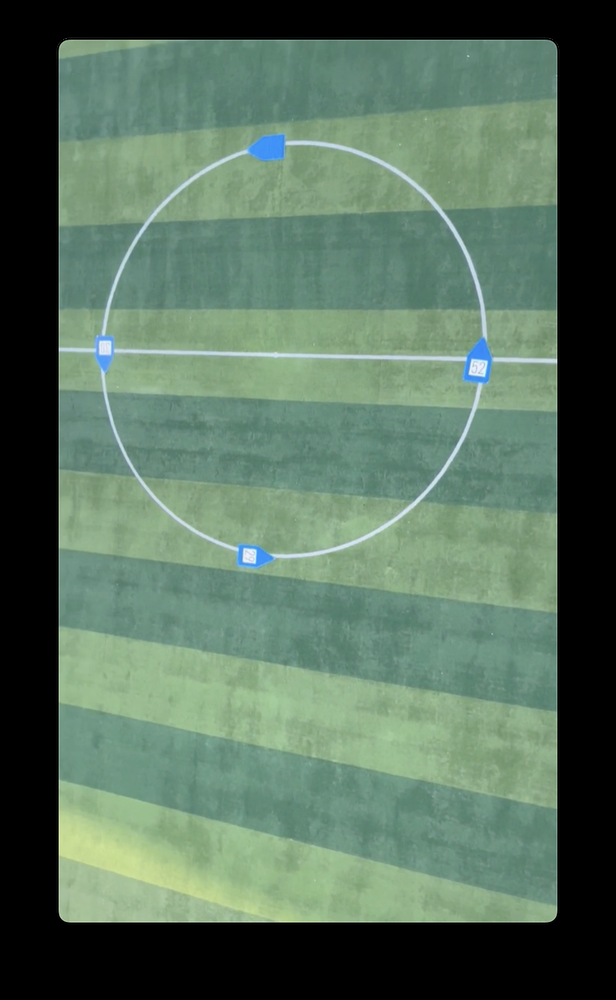
#> input picture python/entry_test/real_tar.png, 616 x 1000 px, shrunk from 1176 x 1910 before the run, found by its file name
$ python dP_photo.py
#> lines starting #> are read from the running program, lines starting #| are printed output that depends on the picture; after the words box and inside, x2 and y2 are one past the last pixel; in counts of white or black regions, pixels touching at a corner belong together
import cv2 as cv
import numpy as np

# 定义图片文件路径
image_path = 'real_tar.png'  # 替换为您的图片文件路径

# 读取图片
frame = cv.imread(image_path)
#> frame is the input picture: shape (1000, 616, 3); mean B, G, R 93, 111.1, 86.9

# 检查图片是否成功读取
if frame is None:
    print("Failed to load image")
    exit()

# 将 BGR 图像转换为 HSV 图像
hsv = cv.cvtColor(frame, cv.COLOR_BGR2HSV)
#> hsv: shape (1000, 616, 3); mean H, S, V 48.3, 44.7, 111.5

# 定义蓝色的 HSV 阈值
lower_blue = np.array([100, 50, 90])
upper_blue = np.array([140, 200, 255])

# 创建蓝色的掩码
mask = cv.inRange(hsv, lower_blue, upper_blue)
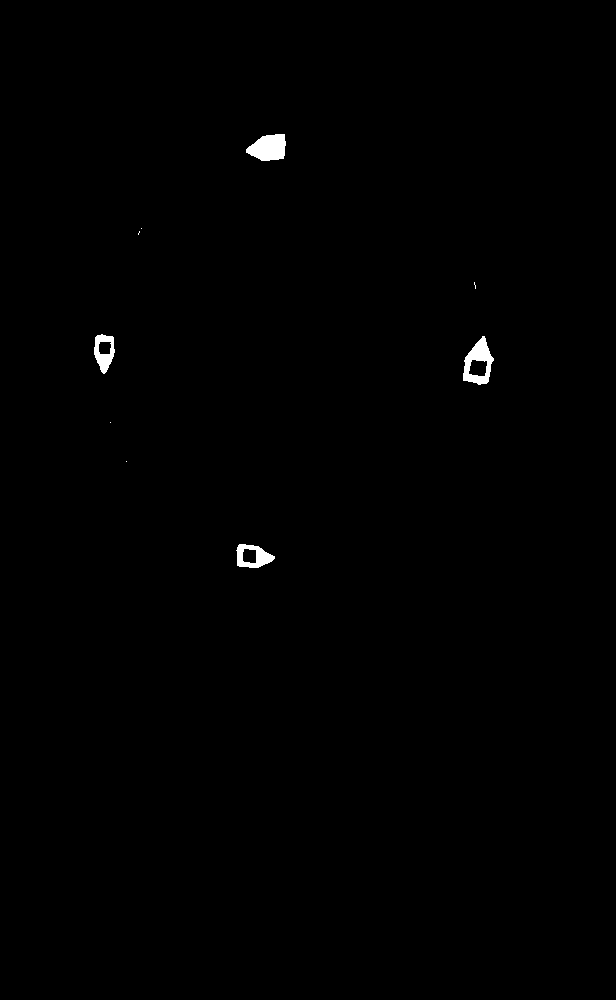
#> mask: shape (1000, 616); 0.42% white; 9 white regions (5 under 20 px), largest, box (x1, y1, x2, y2) and area: (246, 134, 286, 161) 803, (463, 336, 494, 385) 762, (236, 544, 275, 568) 514, (94, 334, 115, 374) 468

# 对原图像和掩码进行位运算
res = cv.bitwise_and(frame, frame, mask=mask)

# 应用 Canny 边缘检测
edges = cv.Canny(mask, 100, 200)
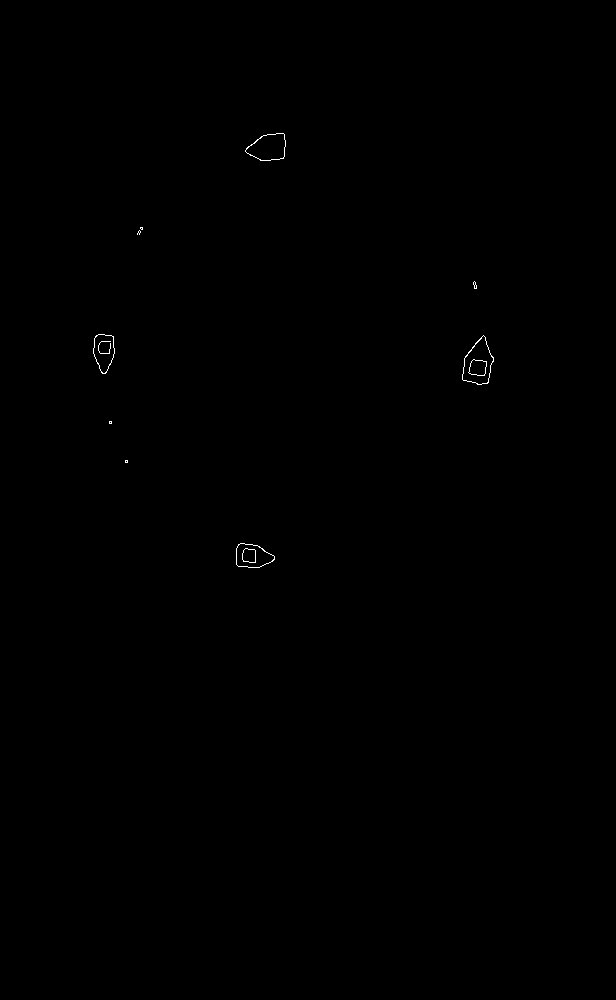
#> edges: shape (1000, 616); 0.1% white in thin lines or dots, all inside (x1, y1, x2, y2) = (93, 133, 494, 568)

# 将边缘图与原图合并，以便在原图上显示边缘
edges_bgr = cv.cvtColor(edges, cv.COLOR_GRAY2BGR)
result_with_edges = cv.addWeighted(frame, 1, edges_bgr, 1, 0)

# 查找轮廓
contours, _ = cv.findContours(mask, cv.RETR_EXTERNAL, cv.CHAIN_APPROX_SIMPLE)
#> contours = 9 contours, 5 with area under 20; largest, box (x1, y1, x2, y2) and area: (463, 336, 494, 385) 935, (246, 134, 286, 161) 751, (236, 544, 275, 568) 630, (94, 334, 115, 374) 554

# 绘制每个轮廓的重心
for contour in contours:
    # 计算轮廓的矩
    M = cv.moments(contour)
    if M["m00"] != 0:
        # 计算重心
        cX = int(M["m10"] / M["m00"])
        cY = int(M["m01"] / M["m00"])
        # 在原图上绘制重心
        cv.circle(result_with_edges, (cX, cY), 5, (255, 255, 255), -1)
#> this loop made 9 passes
#> (cX, cY) on passes 1, 4, 5, 9: (252, 556), (477, 363), (103, 350), (268, 147)
#> contour on passes 2, 3, 8: [[126, 461]], [[110, 422]], [[141, 228]]
#> result_with_edges: shape (1000, 616, 3); mean B, G, R 93.1, 111.2, 87.1

# 显示结果
cv.imshow('Original', frame)
cv.imshow('Mask', mask)
cv.imshow('Result', res)
cv.imshow('Edges', edges)
cv.imshow('Result with Edges and Centers', result_with_edges)

# 等待用户按键后关闭窗口
cv.waitKey(0)
cv.destroyAllWindows()
